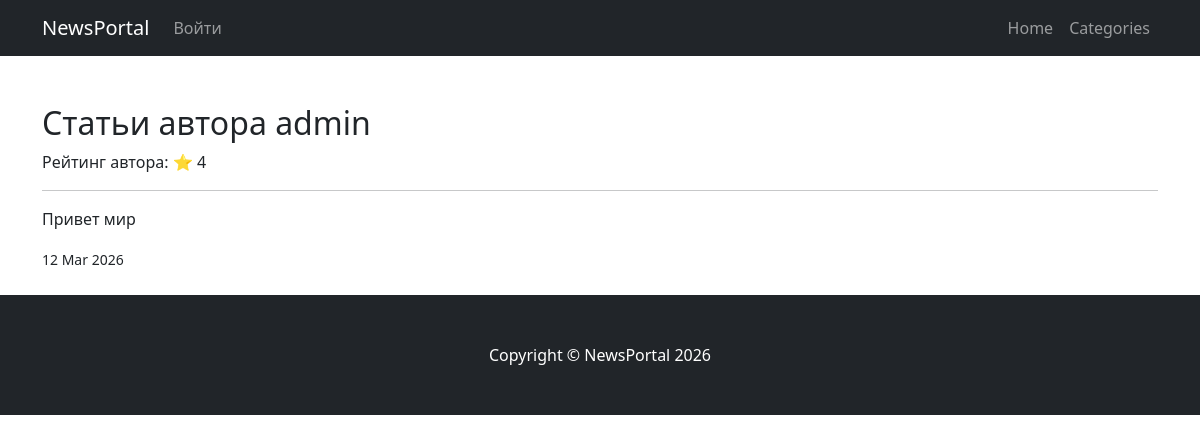
Page /author/4/ on the earlier database version.
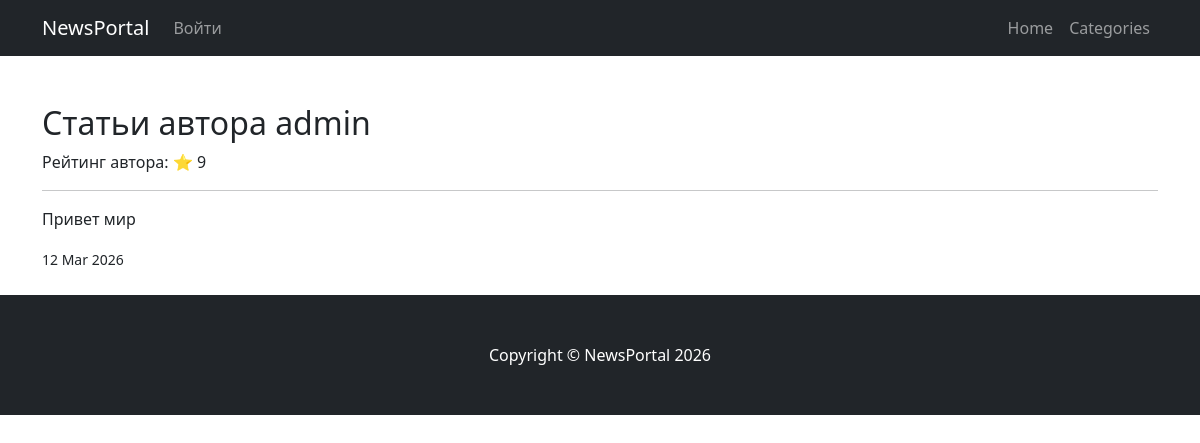
Same page on the later database version.
### NewsPortal/models.py (models this page shows, shortened)
class Author(models.Model):
    user = models.OneToOneField(User, on_delete=models.CASCADE)
    rating_author = models.IntegerField(default=0)

### NewsPortal/views.py (the view)
# urls.py: path('author/<int:pk>/', AuthorDetailView.as_view(), name='author_detail'),
class AuthorDetailView(ListView):
    model = Post
    template_name = 'author_posts.html'
    context_object_name = 'posts'
    def get_queryset(self):
        self.author = Author.objects.get(pk=self.kwargs['pk'])
        return Post.objects.filter(author=self.author).order_by('-time_create')
    def get_context_data(self, **kwargs):
        context = super().get_context_data(**kwargs)
        context['author'] = self.author
        context['categories'] = Categories.objects.all()
        return context

### NewsPortal/models.py (called while the page is built)
    def preview(self):
        snippet = self.content[:124]
        if len(self.content) > 124:
            snippet = snippet.rsplit(' ', 1)[0]
            return snippet + '...'
        return snippet

### templates/author_posts.html (shortened to what this page needs)
{% extends 'flatpages/default.html' %}
{% block content %}
<h2>Статьи автора {{ author.user.username }}</h2>
<p>Рейтинг автора: ⭐ {{ author.rating_author }}</p>
<hr>
{% for post in posts %}
    <div class="mb-4">
        <p>{{ post.preview }}</p>
        <small>{{ post.time_create|date:"d M Y" }}</small>
    </div>
{% empty %}
    <p>У автора пока нет статей.</p>
{% endfor %}
{% endblock %}

Differences in the rows shown:
changed Author "admin": rating_author "4" → "9"
